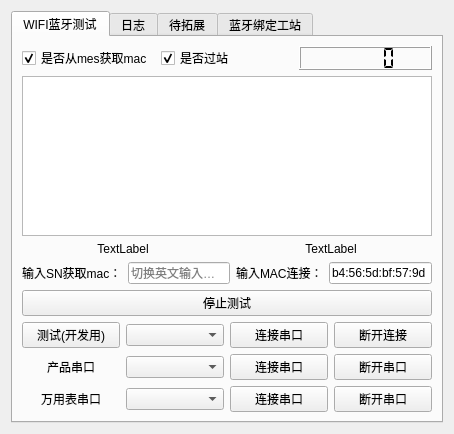
<?xml version="1.0" encoding="UTF-8"?>
<ui version="4.0">
 <class>wifibletest</class>
 <widget class="QWidget" name="wifibletest">
  <property name="geometry">
   <rect>
    <x>0</x>
    <y>0</y>
    <width>454</width>
    <height>434</height>
   </rect>
  </property>
  <property name="windowTitle">
   <string>Form</string>
  </property>
  <layout class="QGridLayout" name="gridLayout">
   <item row="0" column="0">
    <widget class="QTabWidget" name="tabWidget">
     <property name="currentIndex">
      <number>0</number>
     </property>
     <widget class="QWidget" name="tab">
      <attribute name="title">
       <string>WIFI蓝牙测试</string>
      </attribute>
      <layout class="QGridLayout" name="gridLayout_2">
       <item row="0" column="0">
        <layout class="QVBoxLayout" name="verticalLayout_5">
         <item>
          <layout class="QHBoxLayout" name="horizontalLayout_12">
           <property name="topMargin">
            <number>0</number>
           </property>
           <item>
            <widget class="QCheckBox" name="isformmes">
             <property name="text">
              <string>是否从mes获取mac</string>
             </property>
             <property name="checked">
              <bool>true</bool>
             </property>
            </widget>
           </item>
           <item>
            <widget class="QCheckBox" name="isusemes">
             <property name="text">
              <string>是否过站</string>
             </property>
             <property name="checkable">
              <bool>true</bool>
             </property>
             <property name="checked">
              <bool>true</bool>
             </property>
            </widget>
           </item>
           <item>
            <widget class="QLCDNumber" name="test_time">
             <property name="smallDecimalPoint">
              <bool>false</bool>
             </property>
             <property name="segmentStyle">
              <enum>QLCDNumber::Flat</enum>
             </property>
            </widget>
           </item>
          </layout>
         </item>
         <item>
          <widget class="QTableWidget" name="testResultTable"/>
         </item>
         <item>
          <layout class="QVBoxLayout" name="verticalLayout_3">
           <property name="topMargin">
            <number>0</number>
           </property>
           <item>
            <layout class="QHBoxLayout" name="horizontalLayout_3">
             <property name="topMargin">
              <number>0</number>
             </property>
             <item>
              <widget class="QLabel" name="mes_state">
               <property name="text">
                <string>&lt;html&gt;&lt;head/&gt;&lt;body&gt;&lt;p align=&quot;center&quot;&gt;TextLabel&lt;/p&gt;&lt;/body&gt;&lt;/html&gt;</string>
               </property>
               <property name="alignment">
                <set>Qt::AlignCenter</set>
               </property>
              </widget>
             </item>
             <item>
              <widget class="QLabel" name="test_result">
               <property name="text">
                <string>TextLabel</string>
               </property>
               <property name="alignment">
                <set>Qt::AlignCenter</set>
               </property>
              </widget>
             </item>
            </layout>
           </item>
          </layout>
         </item>
         <item>
          <layout class="QHBoxLayout" name="horizontalLayout_18">
           <property name="topMargin">
            <number>0</number>
           </property>
           <item>
            <layout class="QHBoxLayout" name="horizontalLayout_13">
             <property name="topMargin">
              <number>0</number>
             </property>
             <item>
              <widget class="QLabel" name="label_5">
               <property name="text">
                <string>输入SN获取mac：</string>
               </property>
              </widget>
             </item>
             <item>
              <widget class="QLineEdit" name="getMac">
               <property name="enabled">
                <bool>true</bool>
               </property>
               <property name="placeholderText">
                <string>切换英文输入再扫码</string>
               </property>
              </widget>
             </item>
            </layout>
           </item>
           <item>
            <layout class="QHBoxLayout" name="horizontalLayout_2">
             <item>
              <widget class="QLabel" name="label_2">
               <property name="text">
                <string>输入MAC连接：</string>
               </property>
              </widget>
             </item>
             <item>
              <widget class="QLineEdit" name="macInput">
               <property name="sizePolicy">
                <sizepolicy hsizetype="Expanding" vsizetype="Fixed">
                 <horstretch>0</horstretch>
                 <verstretch>0</verstretch>
                </sizepolicy>
               </property>
               <property name="inputMask">
                <string/>
               </property>
               <property name="text">
                <string>b4:56:5d:bf:57:9d</string>
               </property>
               <property name="placeholderText">
                <string>切换英文输入再扫码</string>
               </property>
              </widget>
             </item>
            </layout>
           </item>
          </layout>
         </item>
         <item>
          <widget class="QPushButton" name="stopTest">
           <property name="text">
            <string>停止测试</string>
           </property>
          </widget>
         </item>
         <item>
          <layout class="QHBoxLayout" name="horizontalLayout_6">
           <item>
            <widget class="QPushButton" name="pushButton">
             <property name="text">
              <string>测试(开发用)</string>
             </property>
            </widget>
           </item>
           <item>
            <widget class="QComboBox" name="comNameCombo"/>
           </item>
           <item>
            <widget class="QPushButton" name="connectButton">
             <property name="text">
              <string>连接串口</string>
             </property>
            </widget>
           </item>
           <item>
            <widget class="QPushButton" name="disconnectButton">
             <property name="text">
              <string>断开连接</string>
             </property>
            </widget>
           </item>
          </layout>
         </item>
         <item>
          <layout class="QHBoxLayout" name="horizontalLayout_product_uart">
           <property name="topMargin">
            <number>0</number>
           </property>
           <item>
            <widget class="QLabel" name="label_product_uart">
             <property name="text">
              <string>&lt;html&gt;&lt;head/&gt;&lt;body&gt;&lt;p align=&quot;center&quot;&gt;产品串口&lt;/p&gt;&lt;/body&gt;&lt;/html&gt;</string>
             </property>
            </widget>
           </item>
           <item>
            <widget class="QComboBox" name="productComNameCombo">
             <property name="sizePolicy">
              <sizepolicy hsizetype="Preferred" vsizetype="Fixed">
               <horstretch>0</horstretch>
               <verstretch>0</verstretch>
              </sizepolicy>
             </property>
             <property name="maximumSize">
              <size>
               <width>16777215</width>
               <height>16777215</height>
              </size>
             </property>
            </widget>
           </item>
           <item>
            <widget class="QPushButton" name="productConnectButton">
             <property name="text">
              <string>连接串口</string>
             </property>
            </widget>
           </item>
           <item>
            <widget class="QPushButton" name="productDisconnectButton">
             <property name="text">
              <string>断开串口</string>
             </property>
            </widget>
           </item>
          </layout>
         </item>
         <item>
          <layout class="QHBoxLayout" name="horizontalLayout_15">
           <item>
            <widget class="QLabel" name="label_7">
             <property name="text">
              <string>&lt;html&gt;&lt;head/&gt;&lt;body&gt;&lt;p align=&quot;center&quot;&gt;万用表串口&lt;/p&gt;&lt;/body&gt;&lt;/html&gt;</string>
             </property>
            </widget>
           </item>
           <item>
            <widget class="QComboBox" name="usbcomNameCombo">
             <property name="sizePolicy">
              <sizepolicy hsizetype="Preferred" vsizetype="Fixed">
               <horstretch>0</horstretch>
               <verstretch>0</verstretch>
              </sizepolicy>
             </property>
             <property name="maximumSize">
              <size>
               <width>16777215</width>
               <height>16777215</height>
              </size>
             </property>
            </widget>
           </item>
           <item>
            <widget class="QPushButton" name="usbconnectButton">
             <property name="text">
              <string>连接串口</string>
             </property>
            </widget>
           </item>
           <item>
            <widget class="QPushButton" name="usbdisconnectButton">
             <property name="text">
              <string>断开串口</string>
             </property>
            </widget>
           </item>
          </layout>
         </item>
        </layout>
       </item>
      </layout>
     </widget>
     <widget class="QWidget" name="tab_5">
      <attribute name="title">
       <string>日志</string>
      </attribute>
      <layout class="QGridLayout" name="gridLayout_5">
       <item row="0" column="0">
        <layout class="QHBoxLayout" name="horizontalLayout">
         <property name="topMargin">
          <number>0</number>
         </property>
         <item>
          <widget class="QPlainTextEdit" name="log"/>
         </item>
         <item>
          <widget class="QPlainTextEdit" name="msgEdit">
           <property name="sizePolicy">
            <sizepolicy hsizetype="Expanding" vsizetype="Expanding">
             <horstretch>0</horstretch>
             <verstretch>0</verstretch>
            </sizepolicy>
           </property>
           <property name="focusPolicy">
            <enum>Qt::NoFocus</enum>
           </property>
           <property name="readOnly">
            <bool>true</bool>
           </property>
          </widget>
         </item>
        </layout>
       </item>
      </layout>
     </widget>
     <widget class="QWidget" name="tab_2">
      <attribute name="title">
       <string>待拓展</string>
      </attribute>
      <layout class="QGridLayout" name="gridLayout_3">
       <item row="1" column="0">
        <layout class="QHBoxLayout" name="horizontalLayout_11">
         <item>
          <widget class="QLabel" name="bleStatusLabel">
           <property name="text">
            <string>蓝牙连接：</string>
           </property>
          </widget>
         </item>
         <item>
          <widget class="QLabel" name="usbuartstate">
           <property name="sizePolicy">
            <sizepolicy hsizetype="Preferred" vsizetype="Preferred">
             <horstretch>0</horstretch>
             <verstretch>0</verstretch>
            </sizepolicy>
           </property>
           <property name="text">
            <string>usb串口连接：</string>
           </property>
          </widget>
         </item>
         <item>
          <widget class="QLabel" name="uartstate">
           <property name="sizePolicy">
            <sizepolicy hsizetype="Preferred" vsizetype="Preferred">
             <horstretch>0</horstretch>
             <verstretch>0</verstretch>
            </sizepolicy>
           </property>
           <property name="text">
            <string>串口连接：</string>
           </property>
          </widget>
         </item>
        </layout>
       </item>
       <item row="2" column="0">
        <layout class="QHBoxLayout" name="horizontalLayout_14">
         <property name="topMargin">
          <number>0</number>
         </property>
         <item>
          <widget class="QLabel" name="battary_state">
           <property name="text">
            <string>充电状态：</string>
           </property>
          </widget>
         </item>
         <item>
          <widget class="QLabel" name="battary_voltage">
           <property name="text">
            <string>电压为:</string>
           </property>
          </widget>
         </item>
         <item>
          <widget class="QLabel" name="battary_value">
           <property name="text">
            <string>电量为：</string>
           </property>
          </widget>
         </item>
        </layout>
       </item>
       <item row="0" column="0">
        <layout class="QVBoxLayout" name="verticalLayout_2">
         <item>
          <layout class="QHBoxLayout" name="horizontalLayout_4">
           <item>
            <widget class="QLabel" name="label_3">
             <property name="text">
              <string>wifi 账号</string>
             </property>
            </widget>
           </item>
           <item>
            <widget class="QLineEdit" name="wifiUserName">
             <property name="readOnly">
              <bool>true</bool>
             </property>
            </widget>
           </item>
          </layout>
         </item>
         <item>
          <layout class="QHBoxLayout" name="horizontalLayout_5">
           <item>
            <widget class="QLabel" name="label_4">
             <property name="text">
              <string>wifi 密码</string>
             </property>
            </widget>
           </item>
           <item>
            <widget class="QLineEdit" name="wifiPassword">
             <property name="echoMode">
              <enum>QLineEdit::Password</enum>
             </property>
             <property name="readOnly">
              <bool>true</bool>
             </property>
            </widget>
           </item>
          </layout>
         </item>
        </layout>
       </item>
       <item row="8" column="0">
        <layout class="QHBoxLayout" name="horizontalLayout_8">
         <property name="topMargin">
          <number>0</number>
         </property>
         <item>
          <widget class="QPushButton" name="pushButton_2">
           <property name="text">
            <string>打开蓝牙日志</string>
           </property>
          </widget>
         </item>
         <item>
          <widget class="QPushButton" name="connectwifi">
           <property name="text">
            <string>连接wifi</string>
           </property>
          </widget>
         </item>
         <item>
          <widget class="QPushButton" name="disconnectwifi">
           <property name="enabled">
            <bool>true</bool>
           </property>
           <property name="text">
            <string>断开wifi</string>
           </property>
          </widget>
         </item>
         <item>
          <widget class="QPushButton" name="getwifi">
           <property name="text">
            <string>获取wifi设置信息</string>
           </property>
          </widget>
         </item>
        </layout>
       </item>
       <item row="5" column="0">
        <layout class="QHBoxLayout" name="horizontalLayout_9">
         <property name="topMargin">
          <number>0</number>
         </property>
         <item>
          <widget class="QLabel" name="label_6">
           <property name="text">
            <string>输入  SN  检查：</string>
           </property>
          </widget>
         </item>
         <item>
          <widget class="QLineEdit" name="snInput">
           <property name="sizePolicy">
            <sizepolicy hsizetype="Expanding" vsizetype="Fixed">
             <horstretch>0</horstretch>
             <verstretch>0</verstretch>
            </sizepolicy>
           </property>
           <property name="placeholderText">
            <string>切换英文输入再扫码</string>
           </property>
          </widget>
         </item>
        </layout>
       </item>
       <item row="7" column="0">
        <layout class="QHBoxLayout" name="horizontalLayout_7">
         <property name="topMargin">
          <number>0</number>
         </property>
         <item>
          <widget class="QLabel" name="BLE_RSSI">
           <property name="text">
            <string>BLE的RSSI：</string>
           </property>
          </widget>
         </item>
         <item>
          <widget class="QLabel" name="WIFI_RSSI">
           <property name="text">
            <string>wifi的RSSI：</string>
           </property>
          </widget>
         </item>
        </layout>
       </item>
       <item row="9" column="0">
        <layout class="QHBoxLayout" name="horizontalLayout_22">
         <item>
          <widget class="QPushButton" name="get_battery">
           <property name="text">
            <string>显示充电情况</string>
           </property>
          </widget>
         </item>
         <item>
          <widget class="QPushButton" name="start_wifible_test">
           <property name="text">
            <string>开始wifi蓝牙信号测试</string>
           </property>
          </widget>
         </item>
        </layout>
       </item>
       <item row="6" column="0">
        <layout class="QVBoxLayout" name="verticalLayout">
         <property name="topMargin">
          <number>0</number>
         </property>
         <item>
          <widget class="QLabel" name="product_sn">
           <property name="text">
            <string>芯片存储的整机sn：</string>
           </property>
          </widget>
         </item>
         <item>
          <widget class="QLabel" name="macLabel">
           <property name="text">
            <string>蓝牙mac：</string>
           </property>
          </widget>
         </item>
        </layout>
       </item>
       <item row="4" column="0">
        <layout class="QHBoxLayout" name="horizontalLayout_17">
         <property name="topMargin">
          <number>0</number>
         </property>
         <item>
          <widget class="QComboBox" name="NfcComboBox">
           <property name="enabled">
            <bool>false</bool>
           </property>
          </widget>
         </item>
         <item>
          <widget class="QPushButton" name="nfcComFresh">
           <property name="enabled">
            <bool>false</bool>
           </property>
           <property name="text">
            <string>刷新nfc口</string>
           </property>
          </widget>
         </item>
        </layout>
       </item>
      </layout>
     </widget>
     <widget class="QWidget" name="tab_3">
      <attribute name="title">
       <string>蓝牙绑定工站</string>
      </attribute>
      <layout class="QGridLayout" name="gridLayout_4">
       <item row="7" column="1">
        <widget class="QPushButton" name="nfc_read">
         <property name="text">
          <string>nfc读取</string>
         </property>
        </widget>
       </item>
       <item row="9" column="1">
        <widget class="QPushButton" name="clear_nfc_data">
         <property name="text">
          <string>清空nfc数据</string>
         </property>
        </widget>
       </item>
       <item row="8" column="1">
        <widget class="QPushButton" name="nfc_write_read">
         <property name="text">
          <string>nfc读写</string>
         </property>
        </widget>
       </item>
       <item row="2" column="0">
        <widget class="QPushButton" name="clear_scan">
         <property name="text">
          <string>清空扫描</string>
         </property>
        </widget>
       </item>
       <item row="0" column="0" colspan="2">
        <layout class="QHBoxLayout" name="horizontalLayout_10">
         <item>
          <widget class="QLineEdit" name="name_range">
           <property name="text">
            <string>Y20</string>
           </property>
           <property name="placeholderText">
            <string>输入筛选的设备信号强度</string>
           </property>
          </widget>
         </item>
         <item>
          <widget class="QLineEdit" name="rssi_range">
           <property name="text">
            <string>-80</string>
           </property>
           <property name="placeholderText">
            <string>输入筛选的设备名字</string>
           </property>
          </widget>
         </item>
        </layout>
       </item>
       <item row="2" column="1">
        <widget class="QLabel" name="banding_result">
         <property name="text">
          <string>TextLabel</string>
         </property>
         <property name="alignment">
          <set>Qt::AlignCenter</set>
         </property>
        </widget>
       </item>
       <item row="3" column="1">
        <widget class="QLineEdit" name="nfc_count">
         <property name="text">
          <string>0</string>
         </property>
        </widget>
       </item>
       <item row="4" column="1">
        <widget class="QLineEdit" name="nfc_mac">
         <property name="text">
          <string>3C:84:27:07:A8:D2</string>
         </property>
        </widget>
       </item>
       <item row="6" column="1">
        <widget class="QPushButton" name="nfc_decode">
         <property name="text">
          <string>烧录器读取编号</string>
         </property>
        </widget>
       </item>
       <item row="1" column="0" colspan="2">
        <layout class="QHBoxLayout" name="horizontalLayout_16">
         <item>
          <widget class="QComboBox" name="mac_combo">
           <property name="editable">
            <bool>true</bool>
           </property>
          </widget>
         </item>
         <item>
          <widget class="QLineEdit" name="snbanding">
           <property name="sizePolicy">
            <sizepolicy hsizetype="Expanding" vsizetype="Fixed">
             <horstretch>0</horstretch>
             <verstretch>0</verstretch>
            </sizepolicy>
           </property>
           <property name="placeholderText">
            <string>切换英文输入再扫码</string>
           </property>
          </widget>
         </item>
        </layout>
       </item>
       <item row="5" column="1">
        <widget class="QPushButton" name="nfc_encode">
         <property name="text">
          <string>烧录器写入编号READER_A</string>
         </property>
        </widget>
       </item>
      </layout>
     </widget>
    </widget>
   </item>
  </layout>
 </widget>
 <resources/>
 <connections/>
</ui>
